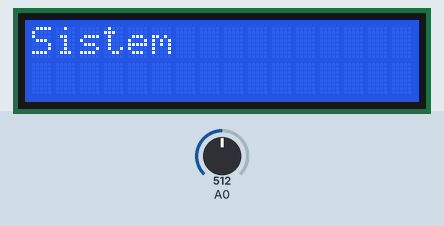
Recording of a sketch running on a simulated Arduino Uno, built with avr-gcc and run on an emulated ATmega328P. Shown: 16×2 character LCD. The inputs (shaded band) are chosen by the test bench; at power-on: A0 = 512.

Above: at 0.87 s.
1.3 s: A0 set to 468
At 3.0 s:
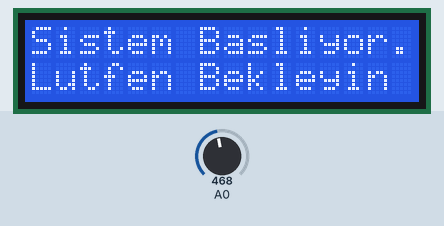
14.9 s: A0 set to 433
At 17.9 s:
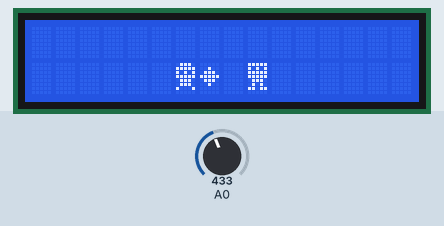
28.5 s: A0 set to 52
42.1 s: A0 set to 44
At 42.9 s:
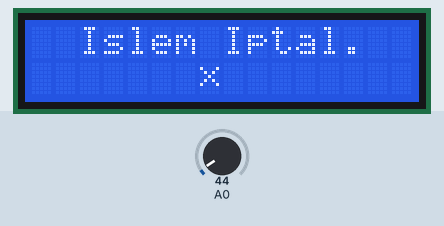
55.7 s: A0 set to 460
At 64.6 s:
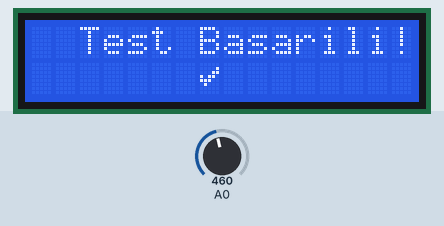

Measured:
- the behaviour switches between 450 and 449 on A0 (found by bisection; images 1 and 2)
- the behaviour switches between 50 and 49 on A0 (found by bisection; images 2 and 3)
- after the input at 28.5 s, every drawn part: stays the same
- after the input at 42.1 s, the display: changes at once (image 3)
- after the input at 55.7 s, the display: first differs from a run without the input after 6.8 s (image 4 shows a later state)
- what the display in image 1 shows lasts 1.5 s, from 2.1 s to 3.6 s
- what the display in image 2 shows lasts 1.5 s, from 16.8 s to 18.3 s
- what the display in image 3 shows lasts 3.0 s, from 42.1 s to 45.1 s

The sketch:

InteractiveDemo.ino
```cpp
#include <LiquidCrystal.h>

LiquidCrystal lcd(8, 9, 4, 5, 6, 7);

byte robotA[8] = { B01110, B11111, B10101, B11111, B01110, B01110, B10001, B00000 };
byte robotB[8] = { B11111, B10101, B11111, B11111, B01110, B01010, B11011, B00000 };
byte dataPacket[8] = { B00000, B00100, B01110, B11111, B01110, B00100, B00000, B00000 };
byte checkMark[8] = { B00000, B00001, B00011, B10110, B11100, B01000, B00000, B00000 };
byte crossMark[8] = { B00000, B10001, B01010, B00100, B01010, B10001, B00000, B00000 };

int tusOku() {
  int adcDegeri = analogRead(0);
  if (adcDegeri > 1000) return 0;
  if (adcDegeri < 50)   return 2;
  if (adcDegeri < 250)  return 3;
  if (adcDegeri < 450)  return 4;
  if (adcDegeri < 650)  return 1;
  if (adcDegeri < 850)  return 5;
  return 0;
}

void daktiloYaz(String metin, int satir, int baslangic, int hiz) {
  lcd.setCursor(baslangic, satir);
  for(int i = 0; i < metin.length(); i++) {
    lcd.print(metin[i]);
    delay(hiz);
  }
}

void setup() {
  lcd.begin(16, 2);
  lcd.createChar(0, robotA);
  lcd.createChar(1, robotB);
  lcd.createChar(2, dataPacket);
  lcd.createChar(3, checkMark);
  lcd.createChar(4, crossMark);
}

void loop() {
  lcd.clear();
  delay(500);
  daktiloYaz("Sistem Basliyor.", 0, 0, 50);
  daktiloYaz("Lutfen Bekleyin", 1, 0, 50);
  delay(1500);

  lcd.clear();
  for(int i = 0; i <= 6; i++) {
    int y = i, z = 15 - i;
    if(i > 0) {
      lcd.setCursor(y - 1, 1); lcd.print(" ");
      lcd.setCursor(z + 1, 1); lcd.print(" ");
    }
    lcd.setCursor(y, 1); lcd.write(byte(0));
    lcd.setCursor(z, 1); lcd.write(byte(1));
    delay(300);
  }

  lcd.setCursor(7, 1); lcd.write(byte(2));
  delay(1500);

  bool kararVerildi = false;

  while(!kararVerildi) {
    lcd.clear();
    lcd.setCursor(0, 0);  lcd.print("<- TESTI BASLAT");
    lcd.setCursor(8, 1);  lcd.print("IPTAL ->");

    bool tusaBasildi = false;
    while(!tusaBasildi) {
      int basilanTus = tusOku();

      if(basilanTus == 1) {
        tusaBasildi = true;
        kararVerildi = true;

        for(int b = 0; b < 3; b++){ lcd.noDisplay(); delay(150); lcd.display(); delay(150); }

        lcd.clear();
        lcd.setCursor(2, 0); lcd.print("Test Basarili!");
        lcd.setCursor(7, 1); lcd.write(byte(3));
        delay(3000);
      }
      else if(basilanTus == 2) {
        tusaBasildi = true;
        kararVerildi = true;

        lcd.clear();
        lcd.setCursor(2, 0); lcd.print("Islem Iptal.");
        lcd.setCursor(7, 1); lcd.write(byte(4));
        delay(3000);
      }
    }
  }
}
```
